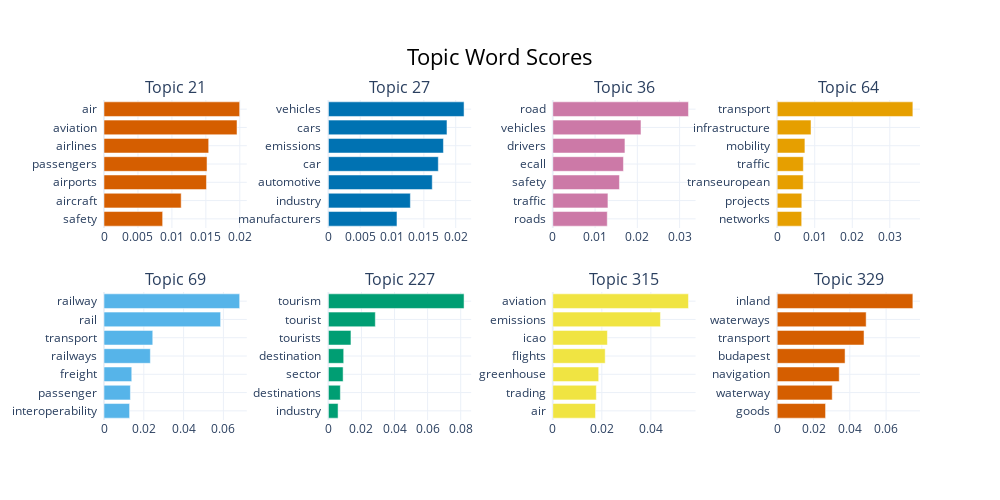

This figure's notebook cell:
### Markdown cell above
Based on this visualization we can notice even more topics potentially related to transport, based on their proximity compared to the transport related topics we already detected, therefore they should probably be counted as well. This brings us to an expanded topic list: 21, 27, 36, 64, 69, 227, 315, 329

### Code cell
bertopic_model.visualize_barchart(topics=[21, 27, 36, 64, 69, 227, 315, 329], n_words=7)

### Figure 1 — Plotly figure (JSON) as saved in the notebook; plotly's stock layout.template omitted (floating-point values rounded to 4 significant figures)
{"data": [{"marker": {"color": "#D55E00"}, "orientation": "h", "type": "bar", "x": [0.008638, 0.01137, 0.01509, 0.01517, 0.01542, 0.01959, 0.01998], "xaxis": "x", "y": ["safety  ", "aircraft  ", "airports  ", "passengers  ", "airlines  ", "aviation  ", "air  "], "yaxis": "y"}, {"marker": {"color": "#0072B2"}, "orientation": "h", "type": "bar", "x": [0.01078, 0.01288, 0.01632, 0.01727, 0.01807, 0.01863, 0.02132], "xaxis": "x2", "y": ["manufacturers  ", "industry  ", "automotive  ", "car  ", "emissions  ", "cars  ", "vehicles  "], "yaxis": "y2"}, {"marker": {"color": "#CC79A7"}, "orientation": "h", "type": "bar", "x": [0.01288, 0.01304, 0.01576, 0.01671, 0.01707, 0.02086, 0.03209], "xaxis": "x3", "y": ["roads  ", "traffic  ", "safety  ", "ecall  ", "drivers  ", "vehicles  ", "road  "], "yaxis": "y3"}, {"marker": {"color": "#E69F00"}, "orientation": "h", "type": "bar", "x": [0.006525, 0.006556, 0.006928, 0.006966, 0.007383, 0.009007, 0.03614], "xaxis": "x4", "y": ["networks  ", "projects  ", "transeuropean  ", "traffic  ", "mobility  ", "infrastructure  ", "transport  "], "yaxis": "y4"}, {"marker": {"color": "#56B4E9"}, "orientation": "h", "type": "bar", "x": [0.01286, 0.01327, 0.01395, 0.02329, 0.0245, 0.05859, 0.06817], "xaxis": "x5", "y": ["interoperability  ", "passenger  ", "freight  ", "railways  ", "transport  ", "rail  ", "railway  "], "yaxis": "y5"}, {"marker": {"color": "#009E73"}, "orientation": "h", "type": "bar", "x": [0.005846, 0.007229, 0.008896, 0.009254, 0.01364, 0.02837, 0.08204], "xaxis": "x6", "y": ["industry  ", "destinations  ", "sector  ", "destination  ", "tourists  ", "tourist  ", "tourism  "], "yaxis": "y6"}, {"marker": {"color": "#F0E442"}, "orientation": "h", "type": "bar", "x": [0.01741, 0.01776, 0.01872, 0.02137, 0.02227, 0.0439, 0.05533], "xaxis": "x7", "y": ["air  ", "trading  ", "greenhouse  ", "flights  ", "icao  ", "emissions  ", "aviation  "], "yaxis": "y7"}, {"marker": {"color": "#D55E00"}, "orientation": "h", "type": "bar", "x": [0.02664, 0.03031, 0.03416, 0.03739, 0.04783, 0.04901, 0.07473], "xaxis": "x8", "y": ["goods  ", "waterway  ", "navigation  ", "budapest  ", "transport  ", "waterways  ", "inland  "], "yaxis": "y8"}], "layout": {"annotations": [{"font": {"size": 16}, "showarrow": false, "text": "Topic 21", "x": 0.0875, "xanchor": "center", "xref": "paper", "y": 1, "yanchor": "bottom", "yref": "paper"}, {"font": {"size": 16}, "showarrow": false, "text": "Topic 27", "x": 0.3625, "xanchor": "center", "xref": "paper", "y": 1, "yanchor": "bottom", "yref": "paper"}, {"font": {"size": 16}, "showarrow": false, "text": "Topic 36", "x": 0.6375, "xanchor": "center", "xref": "paper", "y": 1, "yanchor": "bottom", "yref": "paper"}, {"font": {"size": 16}, "showarrow": false, "text": "Topic 64", "x": 0.9125, "xanchor": "center", "xref": "paper", "y": 1, "yanchor": "bottom", "yref": "paper"}, {"font": {"size": 16}, "showarrow": false, "text": "Topic 69", "x": 0.0875, "xanchor": "center", "xref": "paper", "y": 0.4, "yanchor": "bottom", "yref": "paper"}, {"font": {"size": 16}, "showarrow": false, "text": "Topic 227", "x": 0.3625, "xanchor": "center", "xref": "paper", "y": 0.4, "yanchor": "bottom", "yref": "paper"}, {"font": {"size": 16}, "showarrow": false, "text": "Topic 315", "x": 0.6375, "xanchor": "center", "xref": "paper", "y": 0.4, "yanchor": "bottom", "yref": "paper"}, {"font": {"size": 16}, "showarrow": false, "text": "Topic 329", "x": 0.9125, "xanchor": "center", "xref": "paper", "y": 0.4, "yanchor": "bottom", "yref": "paper"}], "height": 500, "hoverlabel": {"bgcolor": "white", "font": {"family": "Rockwell", "size": 16}}, "showlegend": false, "title": {"font": {"color": "Black", "size": 22}, "text": "Topic Word Scores", "x": 0.5, "xanchor": "center", "yanchor": "top"}, "width": 1000, "xaxis": {"anchor": "y", "domain": [0, 0.175], "showgrid": true}, "xaxis2": {"anchor": "y2", "domain": [0.275, 0.45], "showgrid": true}, "xaxis3": {"anchor": "y3", "domain": [0.55, 0.725], "showgrid": true}, "xaxis4": {"anchor": "y4", "domain": [0.825, 1], "showgrid": true}, "xaxis5": {"anchor": "y5", "domain": [0, 0.175], "showgrid": true}, "xaxis6": {"anchor": "y6", "domain": [0.275, 0.45], "showgrid": true}, "xaxis7": {"anchor": "y7", "domain": [0.55, 0.725], "showgrid": true}, "xaxis8": {"anchor": "y8", "domain": [0.825, 1], "showgrid": true}, "yaxis": {"anchor": "x", "domain": [0.6, 1], "showgrid": true}, "yaxis2": {"anchor": "x2", "domain": [0.6, 1], "showgrid": true}, "yaxis3": {"anchor": "x3", "domain": [0.6, 1], "showgrid": true}, "yaxis4": {"anchor": "x4", "domain": [0.6, 1], "showgrid": true}, "yaxis5": {"anchor": "x5", "domain": [0, 0.4], "showgrid": true}, "yaxis6": {"anchor": "x6", "domain": [0, 0.4], "showgrid": true}, "yaxis7": {"anchor": "x7", "domain": [0, 0.4], "showgrid": true}, "yaxis8": {"anchor": "x8", "domain": [0, 0.4], "showgrid": true}}}
